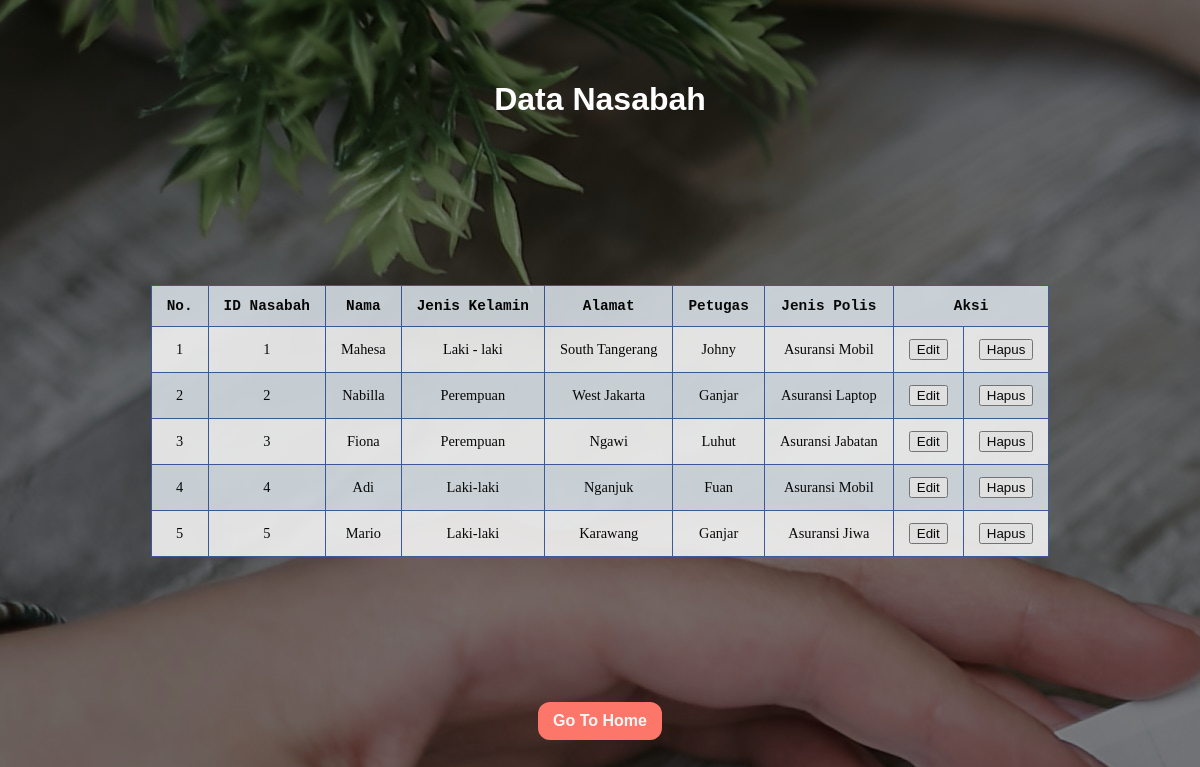
The page /nasabah/nasabah_r.php on the database its author committed.
### tables this page shows
CREATE TABLE `nasabah` (
  `id_nasabah` int(10) NOT NULL,
  `nama_nasabah` varchar(45) NOT NULL,
  `jenis_kelamin_n` varchar(45) NOT NULL,
  `alamat` varchar(45) NOT NULL,
  `nip` int(10) NOT NULL,
  `no_polis` int(10) NOT NULL
);

CREATE TABLE `petugas` (
  `nip` int(10) NOT NULL,
  `nama_petugas` varchar(45) NOT NULL,
  `jenis_kelamin_p` varchar(45) NOT NULL,
  `alamat_p` varchar(45) NOT NULL
);

CREATE TABLE `polis` (
  `no_polis` int(10) NOT NULL,
  `jenis_polis` varchar(45) NOT NULL
);

### nasabah/nasabah_r.php (the view, shortened to what this page needs)
<!DOCTYPE html>
<html>
<head>
  <link rel="stylesheet" href="https://use.fontawesome.com/releases/v5.5.0/css/all.css">
  <link rel='stylesheet' href='https://cdnjs.cloudflare.com/ajax/libs/font-awesome/4.7.0/css/font-awesome.min.css'>
</head>
<body>
  <h1 style="font-family: arial; color: #fff;">
    Data Nasabah</h1>
  <table border="1" class="content-table">
    <tr style="font-family: Courier New,monospace ;">
      <th>No.</th>
      <th>ID Nasabah</th>
      <th>Nama</th>
      <th>Jenis Kelamin</th>
      <th>Alamat</th>
      <th>Petugas</th>
      <th>Jenis Polis</th>
      <th colspan="2">Aksi</th>
    </tr>
    <?php
    include "koneksi.php";
    $no = 1;
    $ambildata = mysqli_query($koneksi, "select * from nasabah
  INNER JOIN petugas ON nasabah.nip = petugas.nip
  INNER JOIN polis ON nasabah.no_polis = polis.no_polis");
    while ($tampil = mysqli_fetch_array($ambildata)) {
      echo "
    <tr>
    <td align='center'>$no</td>
    <td align='center'>$tampil[id_nasabah]</td>
    <td align='center'>$tampil[nama_nasabah]</td>
    <td align='center'>$tampil[jenis_kelamin_n]</td>
    <td align='center'>$tampil[alamat]</td>
    <td align='center'>$tampil[nama_petugas]</td>
    <td align='center'>$tampil[jenis_polis]</td>
    <td align='center'><a href = 'nasabah_u.php?update=$tampil[id_nasabah]'>
        <input type='button' value='Edit'>
      </a>
    </td>
    <td align='center'><a href ='?hapus=$tampil[id_nasabah]' onClick=\"return confirm('Anda yakin menghapus data ini?');\">
        <input type='button' value='Hapus'>
      </a>
    </td>
    </tr>";
      $no++;
    }
    ?>
  </table>
</body>
<a href="../Dashboard.html">
  <button class="button-32" role="button">Go To Home</button>
</a>
</html>

### nasabah/nasabah_r.php (style rules this page uses)
html, body { display: grid; height: 100%; width: 100%; place-items: center; background: linear-gradient(rgba(0,0,0,0.5), rgba(0,0,0,0.5)), url(asuransi2.jpg); }
.content-table { opacity: 0.9; border-collapse: collapse; margin: 25px 0; font-size: 0.9em; min-width: 400px; background-color: #d5dde3; border-color: #3a5ba0; }
.content-table th, .content-table td { padding: 12px 15px; }
.content-table tbody tr { border-bottom: 1px solid #3a5ba0; }
.content-table tbody tr:nth-of-type(even) { background-color: #f3f3f3; }
.content-table tbody tr:last-of-type { border-bottom: 1px solid #3a5ba0; }
.button-32 { background-color: #FC766AFF; border-radius: 12px; color: whitesmoke; cursor: pointer; font-weight: bold; padding: 10px 15px; text-align: center; transition: 200ms; width: 100%; box-sizing: border-box; border: 0; font-size: 16px; user-select: none; -webkit-user-select: none; touch-action: manipulation; }

### rows shown on the page
nasabah: id_nasabah "1", nama_nasabah "Mahesa", jenis_kelamin_n "Laki - laki", alamat "South Tangerang", nip.nama_petugas "Johny", no_polis.jenis_polis "Asuransi Mobil"
nasabah: id_nasabah "2", nama_nasabah "Nabilla", jenis_kelamin_n "Perempuan", alamat "West Jakarta", nip.nama_petugas "Ganjar", no_polis.jenis_polis "Asuransi Laptop"
nasabah: id_nasabah "3", nama_nasabah "Fiona", jenis_kelamin_n "Perempuan", alamat "Ngawi", nip.nama_petugas "Luhut", no_polis.jenis_polis "Asuransi Jabatan"
nasabah: id_nasabah "4", nama_nasabah "Adi", jenis_kelamin_n "Laki-laki", alamat "Nganjuk", nip.nama_petugas "Fuan", no_polis.jenis_polis "Asuransi Mobil"
nasabah: id_nasabah "5", nama_nasabah "Mario", jenis_kelamin_n "Laki-laki", alamat "Karawang", nip.nama_petugas "Ganjar", no_polis.jenis_polis "Asuransi Jiwa"
